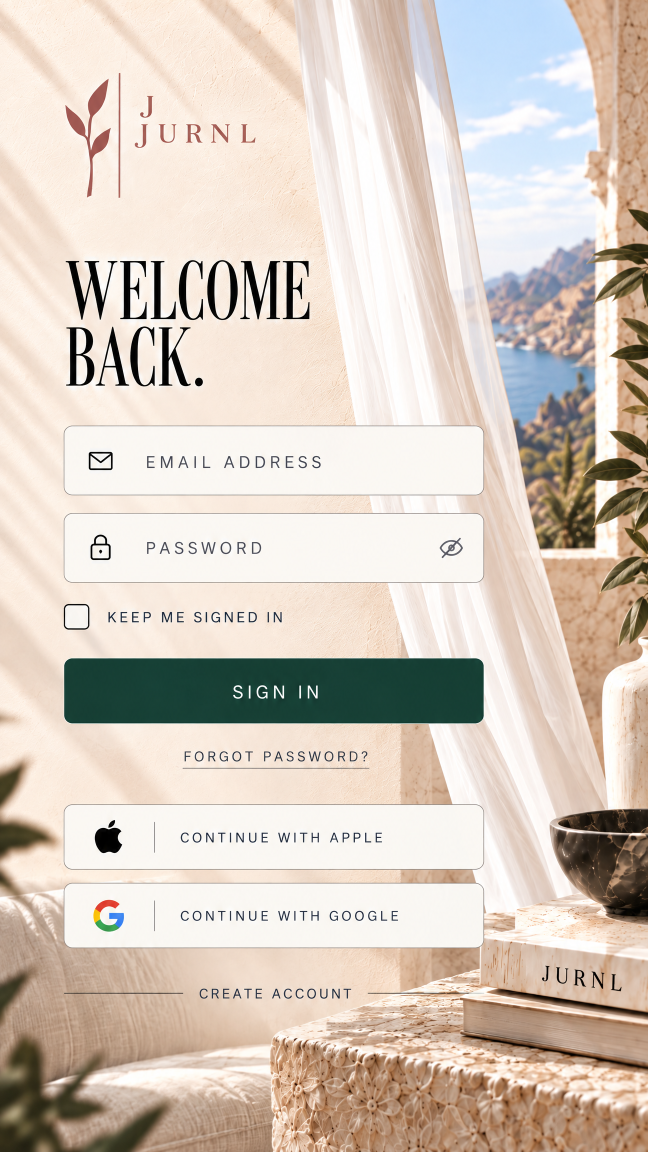
#> input picture JURNL/F01_ENTRY/CHILDREN/F01.03_SIGN_IN.png, 1296 x 2304 px (shown at 1/2 size)
$ python -i jurnl-f01-recover-harvest.py   (imports and definitions only)
#> lines starting #> are read from the running program, lines starting #| are printed output that depends on the picture
#> further down, picture is the input picture: PIL image 1296x2304 RGB; mean R, G, B 213.9, 201.8, 190.4
#!/usr/bin/env python3
"""P0.JURNL.F01-ASSET-HARVEST-RECOVERY1 — re-extract F01 assets from existing parent only."""
from __future__ import annotations

import json
import shutil
from dataclasses import dataclass
from datetime import datetime, timezone
from enum import Enum
from pathlib import Path

from PIL import Image, ImageEnhance, ImageFilter
from rembg import remove

ROOT = Path(__file__).resolve().parents[1] / "JURNL" / "F01_ENTRY"
PARENT = ROOT / "PARENT" / "F01.00_WELCOME_GENERATED.png"
OFFICIAL_LOGO = ROOT / "ASSETS" / "REFERENCE_JURNL_LOGO_OFFICIAL.jpg"
ASSETS = ROOT / "ASSETS"
ARCHIVE = ASSETS / "_ARCHIVE_SCREENSHOT_CROPS_v1"
OVERLAYS = ROOT / "OVERLAYS"
MANIFEST = ROOT / "MANIFEST"
COMP_REF = MANIFEST / "COMPONENT_REFERENCES"

PARENT_GEN = "WjkVD1jNeggB0iWBABM6"


class Kind(str, Enum):
    OBJECT = "object_isolated"
    BOTANICAL = "botanical_isolated"
    ARCH = "arch_scenic"
    MATERIAL = "material_texture"
    LIGHT = "light_overlay"
    COMPONENT = "component_reference"


@dataclass
class Spec:
    asset_id: str
    box: tuple[float, float, float, float]
    kind: Kind
    isolate: bool = False


# Boxes tuned on 1296×2304 parent — avoid headline/UI zones on material crops.
SPECS: list[Spec] = [
    Spec("ENTRY.ARCH.ARCHWAY.001", (0.54, 0.03, 0.98, 0.40), Kind.ARCH),
    Spec("ENTRY.ARCH.COAST.001", (0.62, 0.05, 0.96, 0.26), Kind.ARCH),
    Spec("ENTRY.MATERIAL.PLASTER.001", (0.04, 0.14, 0.38, 0.48), Kind.MATERIAL),
    Spec("ENTRY.MATERIAL.TRAVERTINE.001", (0.38, 0.58, 0.96, 0.84), Kind.MATERIAL),
    Spec("ENTRY.MATERIAL.TEXTILE.ROSE.001", (0.50, 0.40, 0.76, 0.56), Kind.MATERIAL),
    Spec("ENTRY.MATERIAL.CURTAIN.001", (0.78, 0.14, 0.98, 0.68), Kind.MATERIAL),
    Spec("ENTRY.PAPER.001", (0.06, 0.42, 0.32, 0.58), Kind.MATERIAL),
    Spec("ENTRY.OBJECT.BUST.001", (0.44, 0.50, 0.60, 0.66), Kind.OBJECT, isolate=True),
    Spec("ENTRY.OBJECT.BOWL.001", (0.60, 0.64, 0.76, 0.76), Kind.OBJECT, isolate=True),
    Spec("ENTRY.OBJECT.BOOKS.001", (0.64, 0.70, 0.90, 0.84), Kind.OBJECT, isolate=True),
    Spec("ENTRY.OBJECT.JURNLBOOK.001", (0.70, 0.74, 0.86, 0.82), Kind.OBJECT, isolate=True),
    Spec("ENTRY.BOTANICAL.FOREGROUND.001", (0.0, 0.58, 0.22, 0.92), Kind.BOTANICAL, isolate=True),
    Spec("ENTRY.BOTANICAL.ACCENT.001", (0.02, 0.04, 0.10, 0.11), Kind.BOTANICAL, isolate=True),
    Spec("ENTRY.LIGHT.SUN.001", (0.0, 0.06, 0.30, 0.42), Kind.LIGHT),
]

BUTTON_BOXES = {
    "ENTRY.BUTTON.PRIMARY.001": (0.10, 0.835, 0.90, 0.875),
    "ENTRY.BUTTON.SECONDARY.001": (0.10, 0.895, 0.90, 0.935),
}

LOGO_PLACEMENT = {
    "normalizedBox": [0.03, 0.03, 0.16, 0.12],
    "canonicalLogoFile": "ASSETS/REFERENCE_JURNL_LOGO_OFFICIAL.jpg",
    "sourceScreen": "F01.00",
    "notes": "Use official logo asset — not a raster crop from parent.",
}


# [4 lines left out: function crop_norm, not called in this run]


def make_light_overlay(im: Image.Image) -> Image.Image:
    """Soft warm light falloff — reusable overlay (RGBA)."""
    base = im.convert("RGBA")
    w, h = base.size
#> w = 1296; h = 2304
    overlay = Image.new("RGBA", (w, h), (0, 0, 0, 0))
#> overlay: PIL image 1296x2304 RGBA; every value is 0
    # Warm highlight from upper-left using blurred luminance mask
    lum = base.convert("L").filter(ImageFilter.GaussianBlur(radius=max(w, h) // 8))
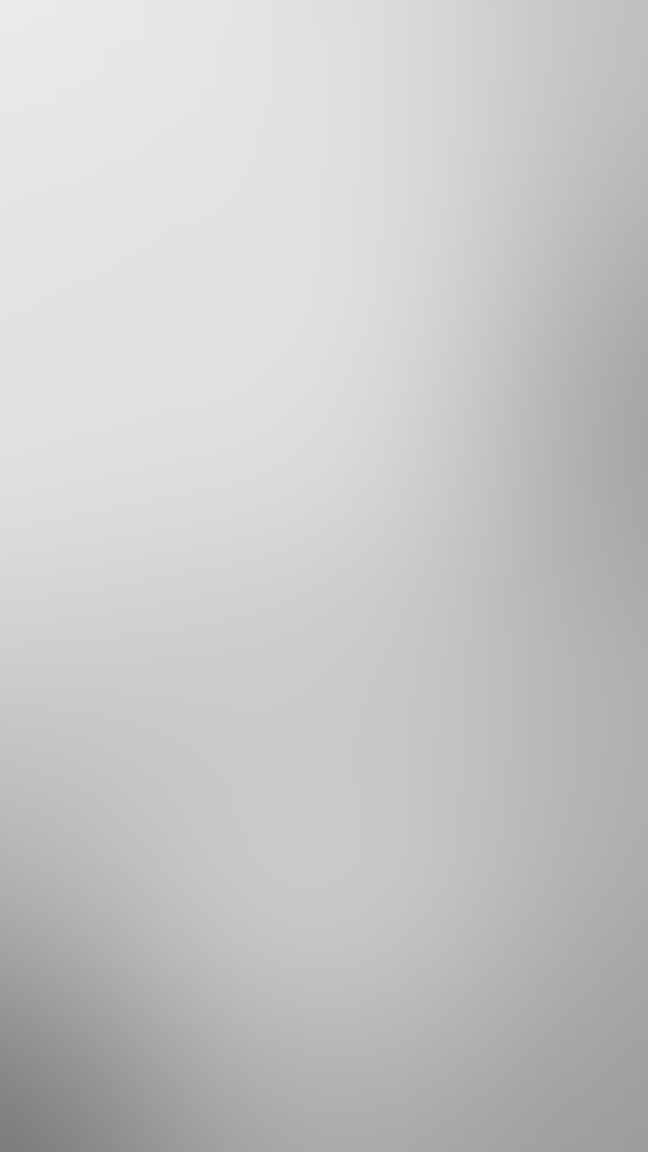
#> lum: PIL image 1296x2304 L (shown at 1/2 size); min 124, max 234, mean 198.8
    lum = ImageEnhance.Brightness(lum).enhance(1.35)
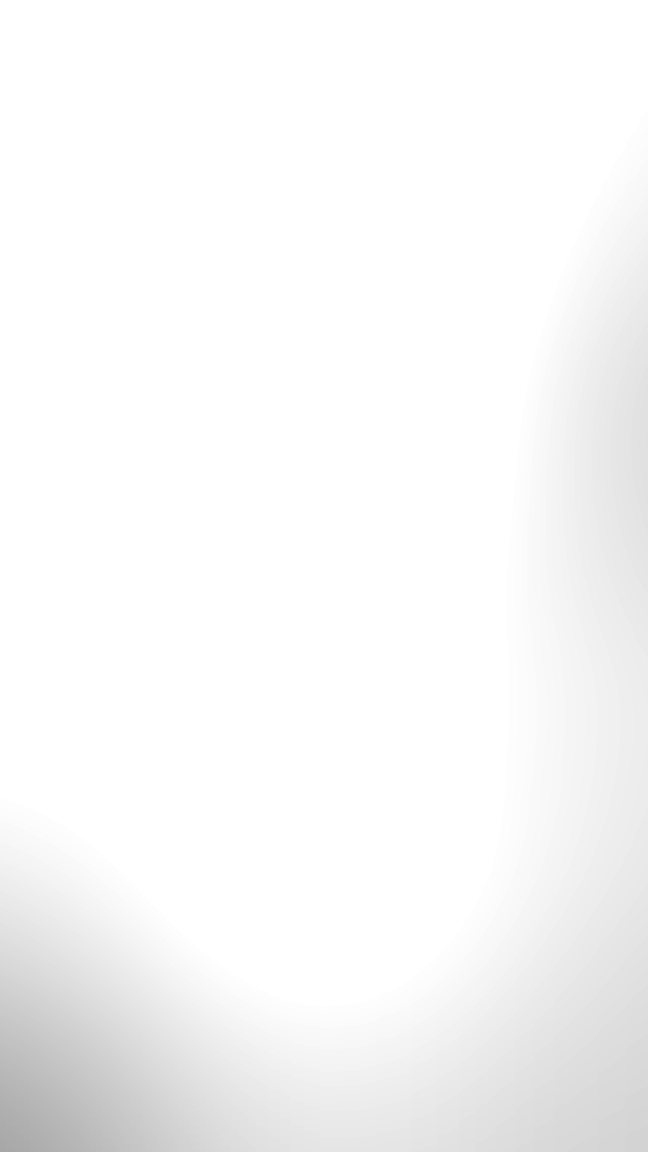
#> lum: PIL image 1296x2304 L (shown at 1/2 size); min 167, max 255, mean 248.1
    warm = Image.new("RGBA", (w, h), (255, 248, 235, 0))
    alpha = lum.point(lambda p: min(255, int(p * 0.55)))
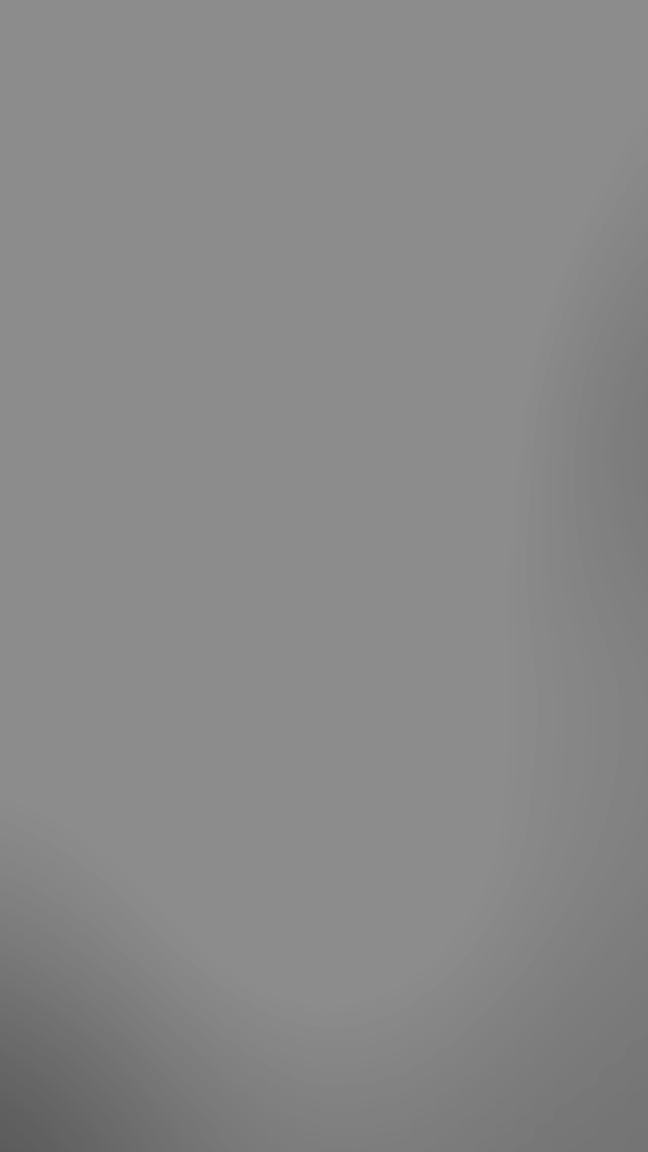
#> alpha: PIL image 1296x2304 L (shown at 1/2 size); min 91, max 140, mean 136.1
    warm.putalpha(alpha)
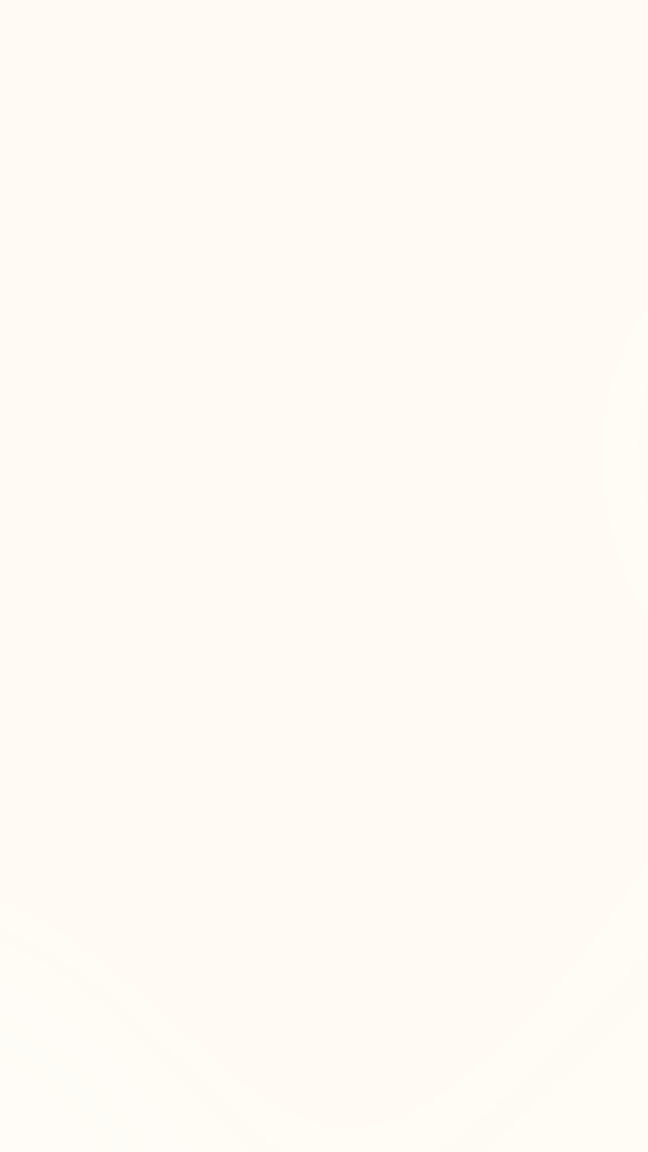
#> warm: PIL image 1296x2304 RGBA (shown at 1/2 size); mean R, G, B, A 255, 248, 235, 136.1; transparent parts drawn white
    return warm


# [159 lines left out: functions isolate_rgba, audit_existing, main, not called in this run]


# [2 lines not run here, left out]

>>> from PIL import Image
>>> picture = Image.open('../JURNL/F01_ENTRY/CHILDREN/F01.03_SIGN_IN.png')
>>> result = make_light_overlay(picture)

$ run again, on scripts/df-email-v2-benchmark/r2/assets/c_drawn.jpg
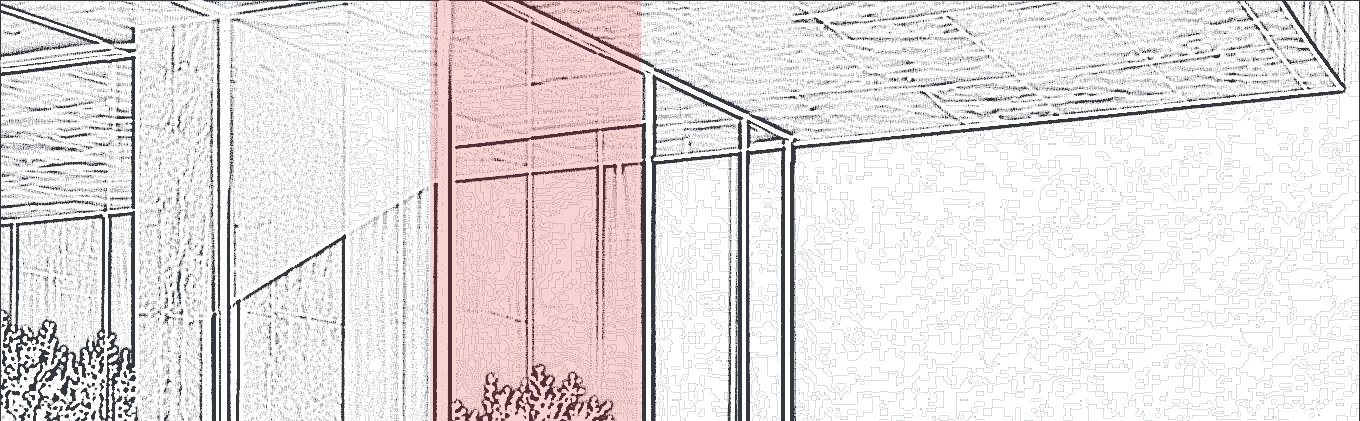
#> input picture scripts/df-email-v2-benchmark/r2/assets/c_drawn.jpg, 1360 x 421 px
#> picture is the input picture: PIL image 1360x421 RGB; mean R, G, B 229.4, 224, 224.6
#> overlay: PIL image 1360x421 RGBA; every value is 0
#> in make_light_overlay, `lum = ImageEnhance.Brightness(lum).enhance(1.35)`:
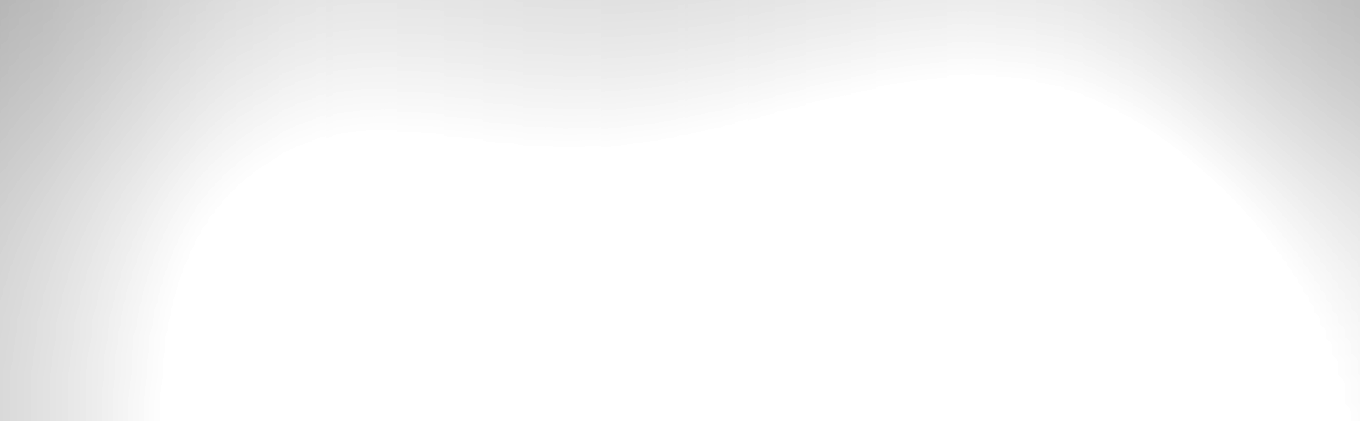
#> lum: PIL image 1360x421 L; min 183, max 255, mean 245.2
#> in make_light_overlay, `alpha = lum.point(lambda p: min(255, int(p * 0.55)))`:
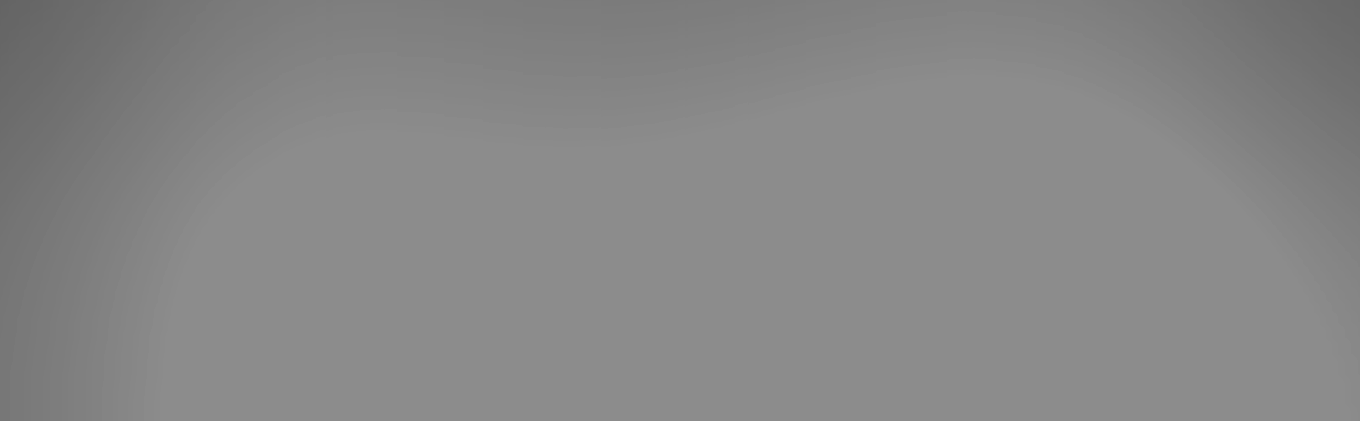
#> alpha: PIL image 1360x421 L; min 100, max 140, mean 134.5
